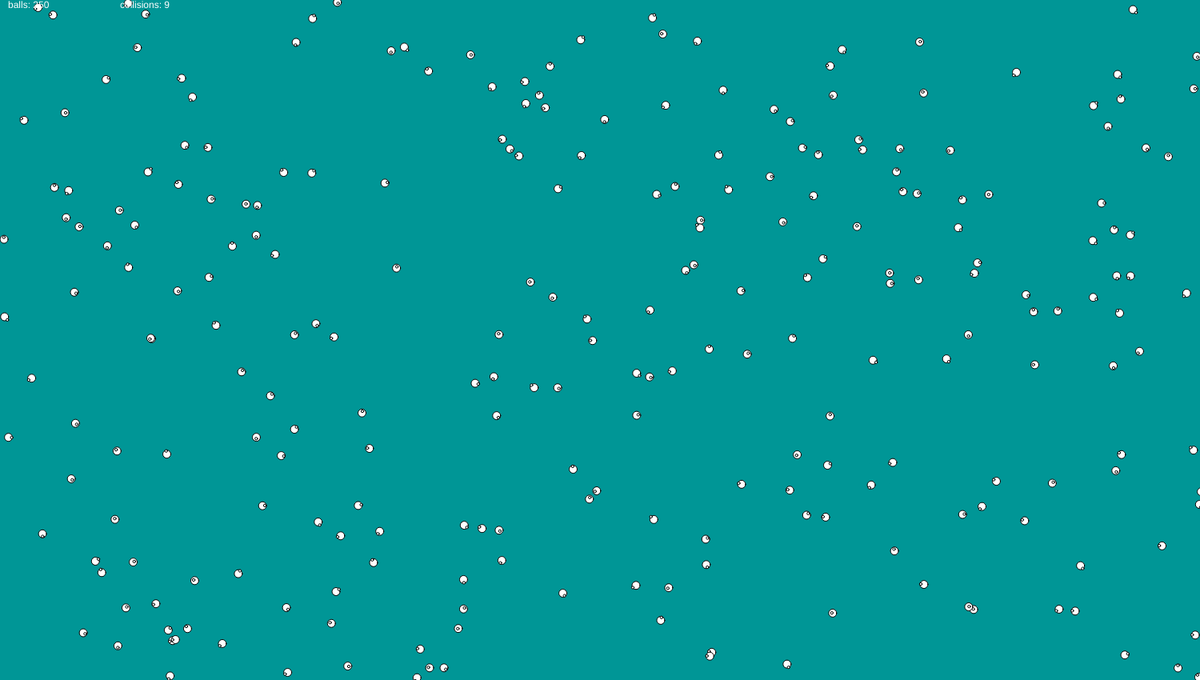
Frame 1 (no input)
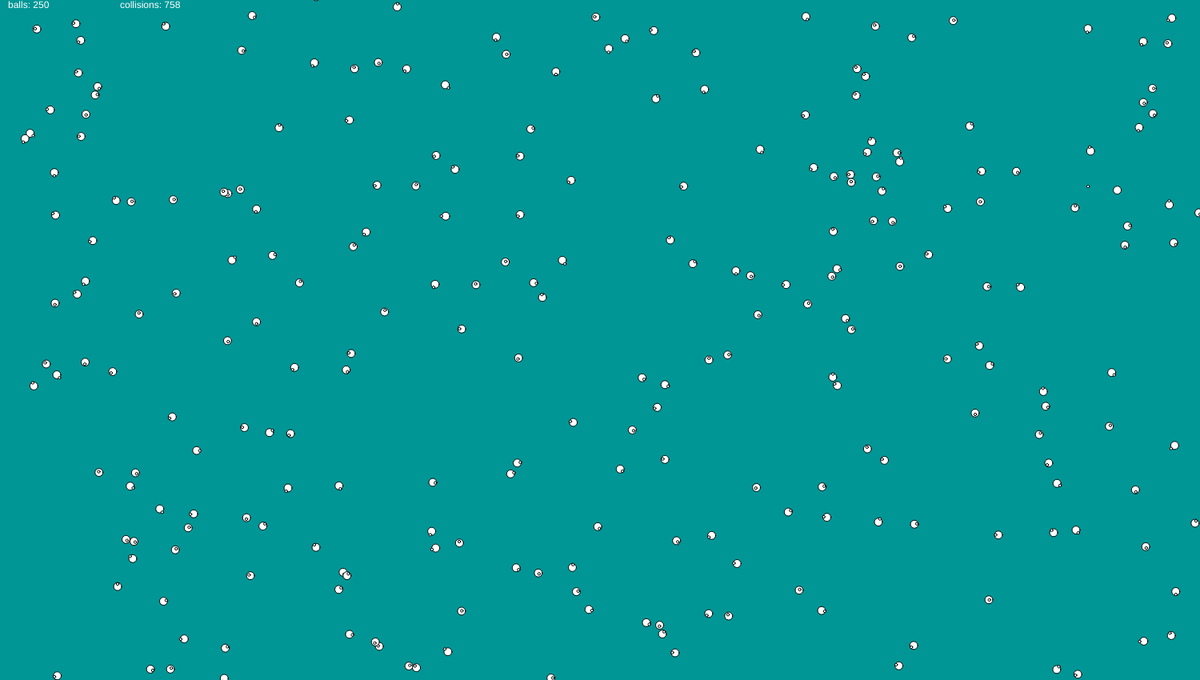
Frame 60 (no input)
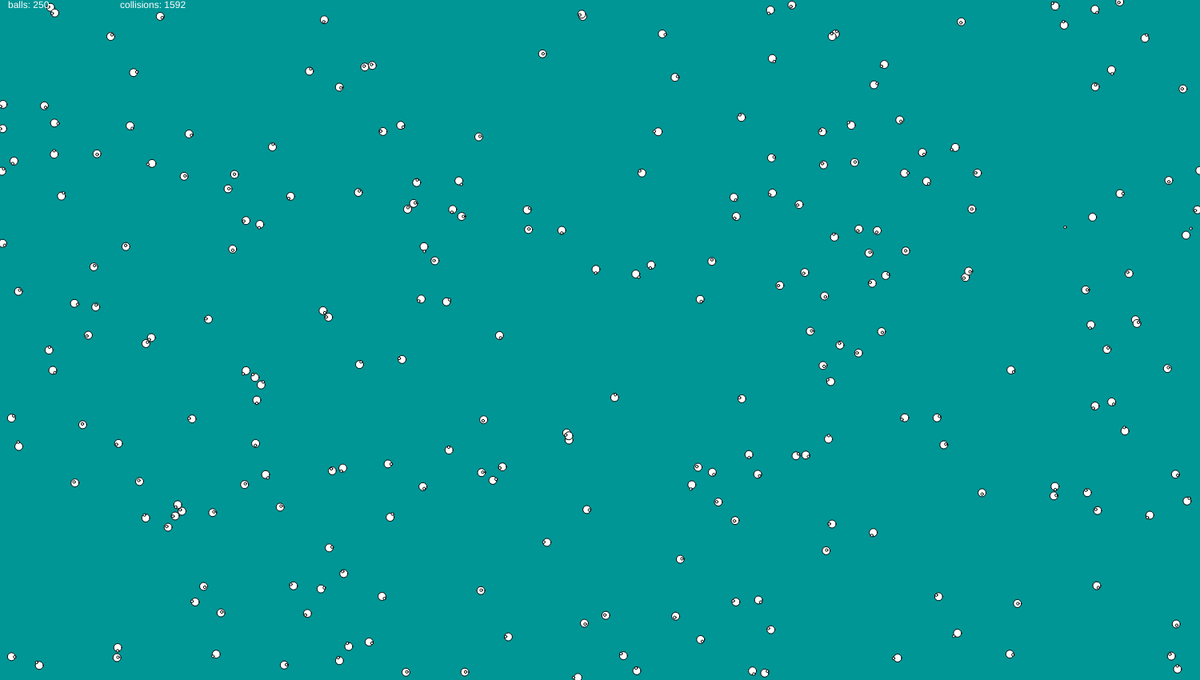
Frame 120 (the mouse pressed at the canvas centre since frame 60)

The p5.js sketch that drew these frames (run headless with seeded random() and noise() and a simulated clock; from frame 60 on, the mouse is pressed at the canvas centre):

// p5.js sketch
// ── sketch.js
class Dot{
    constructor(){
        this.vec = createVector(random(0, width),random(0, height));
        
    }
    velo(velx,vely){
        this.vecspd = createVector(velx, vely);
    }
    addv(addx,addy){
        this.addvec = createVector(addx, addy);
        this.vecspd.add(this.addvec);
    }
    gravity(){
        if(this.vec.y < height - radius){
            this.grav = createVector(0, 1);
            this.vecspd.add(this.grav);
        }
    }
    mov(){
        this.vec.add(this.vecspd);
        this.futvec = createVector(this.vec.x, this.vec.y);
        this.futvec.add(this.vecspd);
    }
    mmag(mmag){
        this.vec.setMag(this.vec.mag()*mmag);
    }
    draw(){
        fill(255)
        ellipse(this.vec.x,this.vec.y, diameter ,diameter);
        ellipse(this.futvec.x,this.futvec.y,diameter/3,diameter/3);
    }
}

var dots = [];
var crashes = 0;
var amount = 250;
var diameter = 10;
var radius = diameter/2;
var colmag = -.999;
var rubber = true;
var bounce = false;
var bouncemag = -0.990;
function setup(){
    createCanvas(1500,850);
    for (i = 0; i < amount; i++) {
        dots.push(new Dot());
        dots[i].velo(random(-4, 4), random(-4, 4));
        dots[i].mmag(1);
    }
}

function draw(){
    background(0, 150, 150);
    for (i = 0; i < dots.length; i++){
        dots[i].mov();
        //dots[i].gravity();
        for (j = 0; j < dots.length; j++) {
            if (j == i) {
            }
            else {
                if(dots[i].vec.dist(dots[j].vec) < diameter){
                    tempmag = colmag*dots[i].vecspd.mag();
                    dots[i].vecspd.setMag(dots[j].vecspd.mag()*colmag);
                    dots[j].vecspd.setMag(tempmag);
                    crashes = crashes + 1
                    
                }
            }
        }
        if(rubber){
            if (dots[i].vec.x > width) {
                dots[i].addv(random(-1, -2), 0);
            }
            if (dots[i].vec.y > height) {
                dots[i].addv(0, random(-1, -2));
            }
            if (dots[i].vec.x < 0) {
                dots[i].addv(random(+1, +2), 0);
            }
            if (dots[i].vec.y < 0) {
                dots[i].addv(0, random(+1, +2));
            }
        }
        if(bounce){
            if ((dots[i].vec.x > width - radius) || (dots[i].vec.x < 0 + radius)) {
                dots[i].velo(dots[i].vecspd.x * bouncemag, dots[i].vecspd.y);
            }
            if ((dots[i].vec.y > height - radius) || (dots[i].vec.y < 0 + radius)) {
                dots[i].velo(dots[i].vecspd.x, dots[i].vecspd.y * bouncemag);
            }
        }
        dots[i].draw();
    }
    fill(255);
    text("balls: " + dots.length, 10, 10);
    text("collisions: " + crashes, 150, 10);
}
/*
    collide(){
        for (i = 0; i < dots.length - 1; i++){
            if ((this.vec.x - 10 <= dots[i].vec.x >= this.vec.x + 10) && (this.vec.y + 10 <= dots[i].vec.y >= this.vec.y - 10)){
                this.addv(dots[i].vec.x,dots[i].vec.y);
            }
        }
    }
    */
// if ((dots[i].vec.x - 5 <= dots[j].vec.x <= dots[i].vec.x + 5) && (dots[i].vec.y - 5 <= dots[j].vec.y <= dots[i].vec.y + 5)) {
//     dots[i].addv(dots[j].vec.x * -1, dots[j].vec.y * -1);
// }
// if ((dots[i].vec.x > width) || (dots[i].vec.y > height)) {
//     dots[i].addv(random(-1, -2), random(-1, -2));
// }
// if ((dots[i].vec.x < 0) || (dots[i].vec.y < 0)) {
//     dots[i].addv(random(+1, +2), random(+1, +2));
// }
